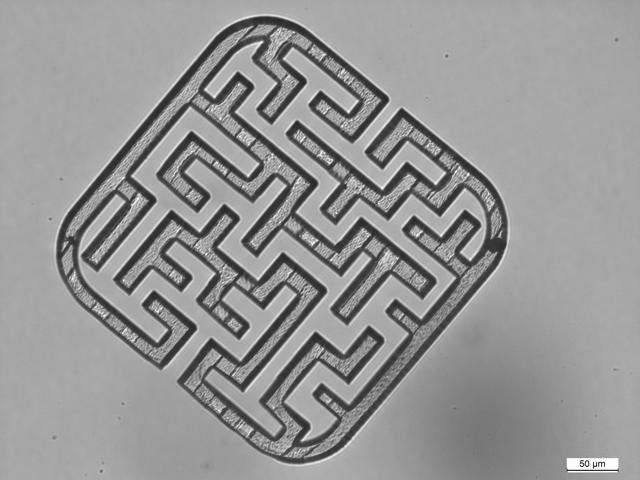
#> input picture image/1.jpg, 640 x 480 px
$ python -i utils.py   (imports and definitions only)
#> lines starting #> are read from the running program, lines starting #| are printed output that depends on the picture; after the words box and inside, x2 and y2 are one past the last pixel; in counts of white or black regions, pixels touching at a corner belong together
#> further down, picture is the input picture: shape (480, 640, 3); min 29, max 255, mean 149.8
import EasyPySpin
import numpy as np
import cv2
from math import factorial
from itertools import product
from scipy.spatial.transform import Rotation as Rot

# [9 lines left out: function openFlirCamera, not called in this run]


def distance(point1, point2):
    return np.sqrt((point1[0] - point2[0]) ** 2 + (point1[1] - point2[1]) ** 2)


# [140 lines left out: functions mouse_callback, get_ploy_points, get_start_goal, generate_points, generate_sin_wave, generate_circle_path and 2 more, not called in this run]


def comb(n, k):
    return factorial(n) // (factorial(k) * factorial(n-k))


def get_bezier_curve(points):
    n = len(points) - 1
    return lambda t: sum(comb(n, i)*t**i * (1-t)**(n-i)*points[i] for i in range(n+1))


# [10 lines left out: functions evaluate_bezier, points_in_circle, not called in this run]


def get_contours(frame):
    img_gray = cv2.cvtColor(frame, cv2.COLOR_BGR2GRAY)
    img_blur = cv2.GaussianBlur(img_gray, (7, 7), 1)
    threshold1, threshold2 = 0, 255
    img_canny = cv2.Canny(img_blur, threshold1, threshold2)
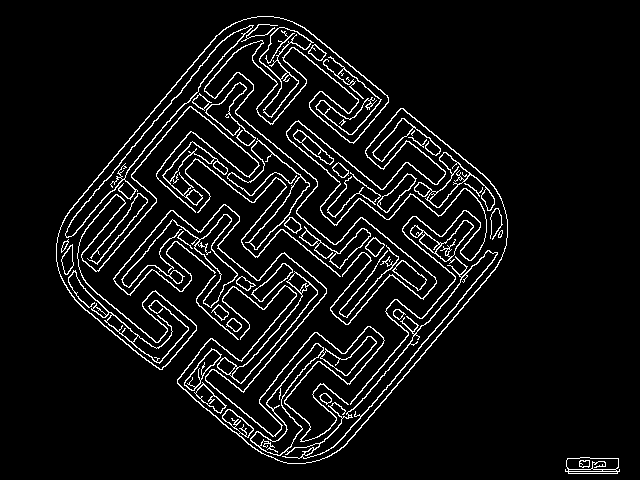
#> img_canny: shape (480, 640); 6.9% white in thin lines or dots, all inside (x1, y1, x2, y2) = (56, 16, 620, 474)
    contours, hierarchy = cv2.findContours(img_canny, cv2.RETR_EXTERNAL, cv2.CHAIN_APPROX_NONE)
#> contours = 51 contours, 9 with area under 20; largest, box (x1, y1, x2, y2) and area: (250, 250, 498, 459) 5664, (65, 25, 254, 238) 3142, (217, 271, 318, 384) 1660, (56, 16, 437, 370) 1654, (177, 108, 508, 464) 1640
    return contours


# [19 lines left out: function rot_mat_2d, not called in this run]

>>> import cv2
>>> picture = cv2.imread('../image/1.jpg')
>>> result = get_contours(picture)
#> result has the same summary as contours in get_contours

$ run again, on image/12.jpg
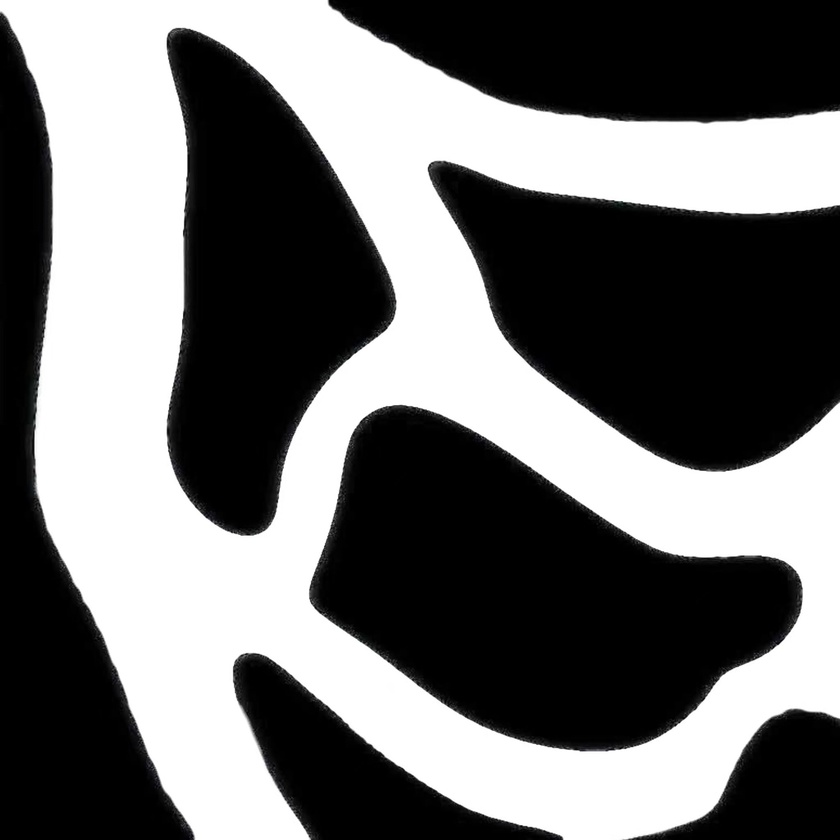
#> input picture image/12.jpg, 840 x 840 px, shrunk from 2048 x 2048 before the run
#> picture is the input picture: shape (840, 840, 3); mean B, G, R 113, 113, 113
#> in get_contours, `img_canny = cv2.Canny(img_blur, threshold1, threshold2)`:
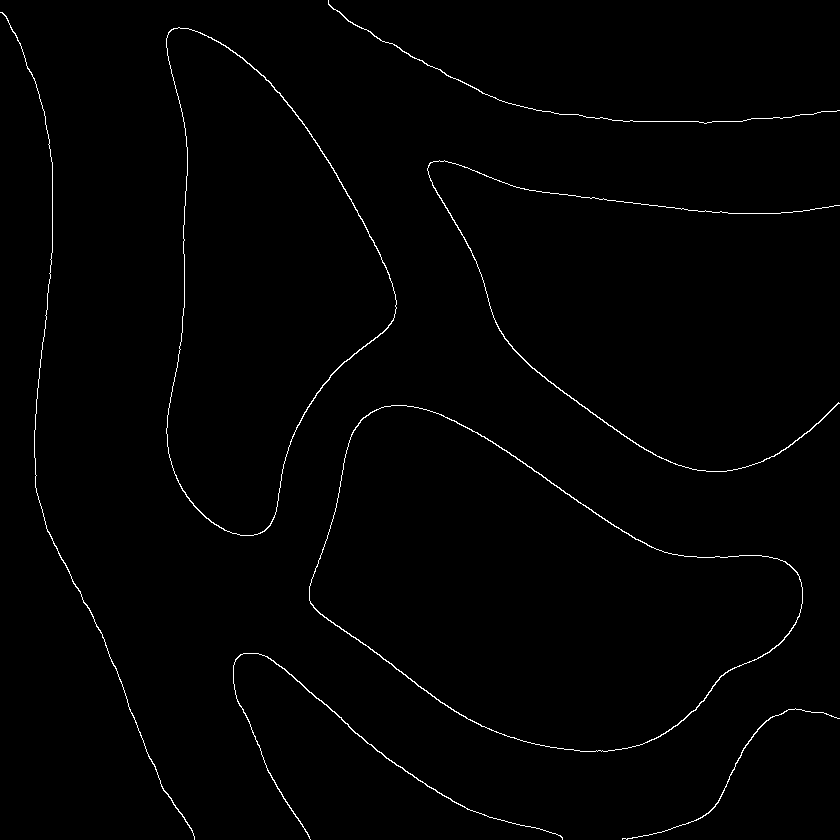
#> img_canny: shape (840, 840); 0.95% white in thin lines or dots
#> contours = 7 contours; box (x1, y1, x2, y2) and area: (309, 405, 803, 752) 100574, (166, 27, 397, 536) 70296, (427, 160, 840, 472) 240, (233, 653, 563, 840) 214, (0, 12, 195, 840) 120, (328, 0, 840, 124) 76, (622, 708, 840, 840) 76
#> result has the same summary as contours in get_contours

$ run again, on image/121.jpg
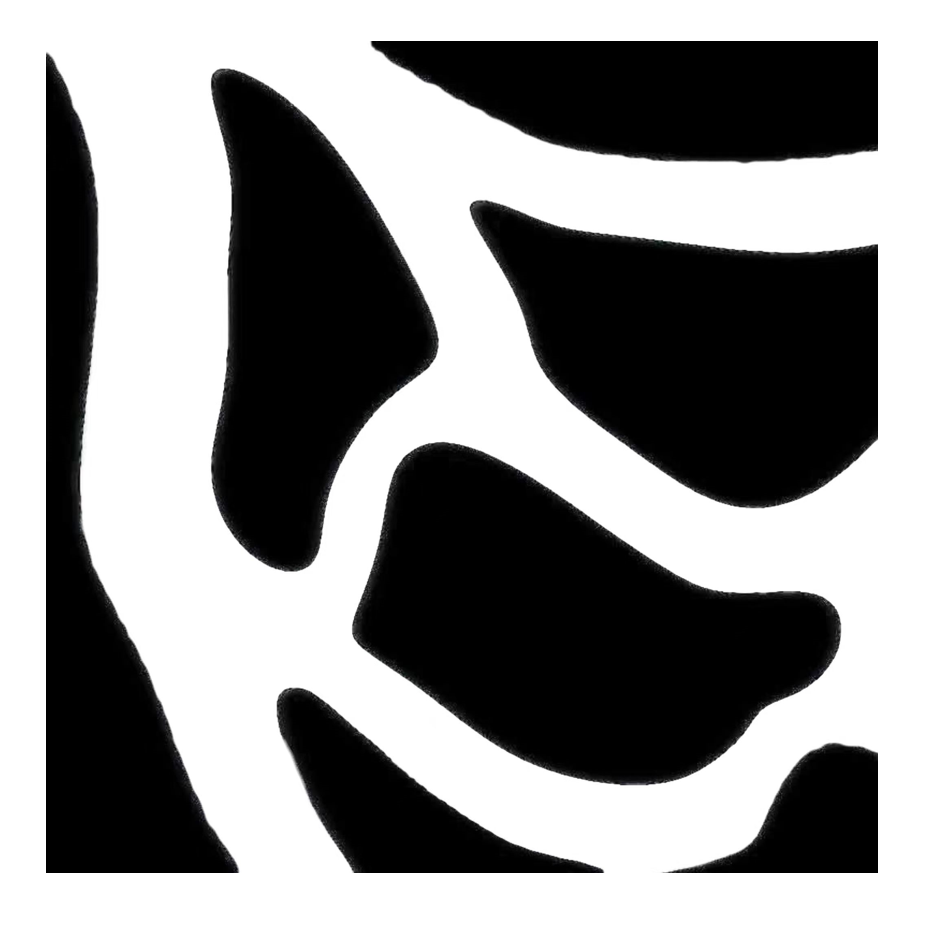
#> input picture image/121.jpg, 946 x 946 px
#> picture is the input picture: shape (946, 946, 3); mean B, G, R 145.2, 145.2, 145.2
#> in get_contours, `img_canny = cv2.Canny(img_blur, threshold1, threshold2)`:
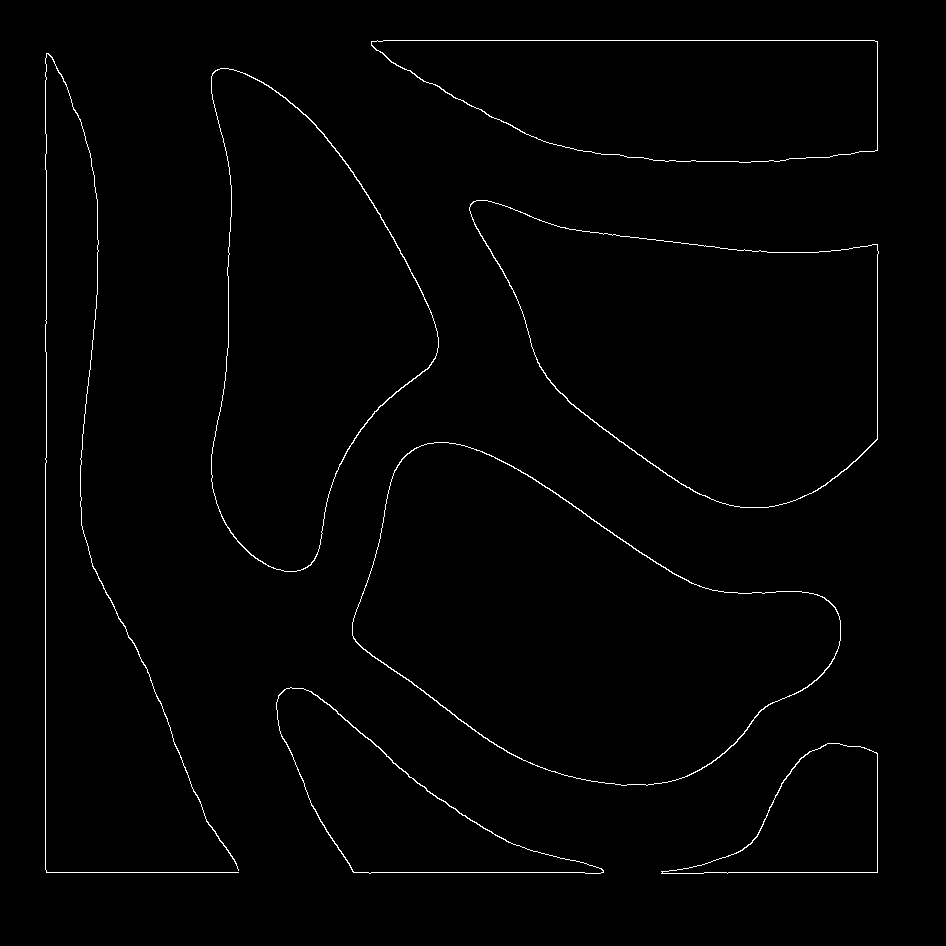
#> img_canny: shape (946, 946); 1% white in thin lines or dots, all inside (x1, y1, x2, y2) = (45, 40, 879, 874)
#> contours = 7 contours; box (x1, y1, x2, y2) and area: (352, 442, 841, 786) 98634, (469, 200, 879, 508) 80496, (211, 68, 439, 572) 68983, (371, 40, 878, 163) 48586, (276, 687, 604, 874) 22468, (661, 743, 878, 874) 14240, (45, 53, 239, 873) 124
#> result has the same summary as contours in get_contours
